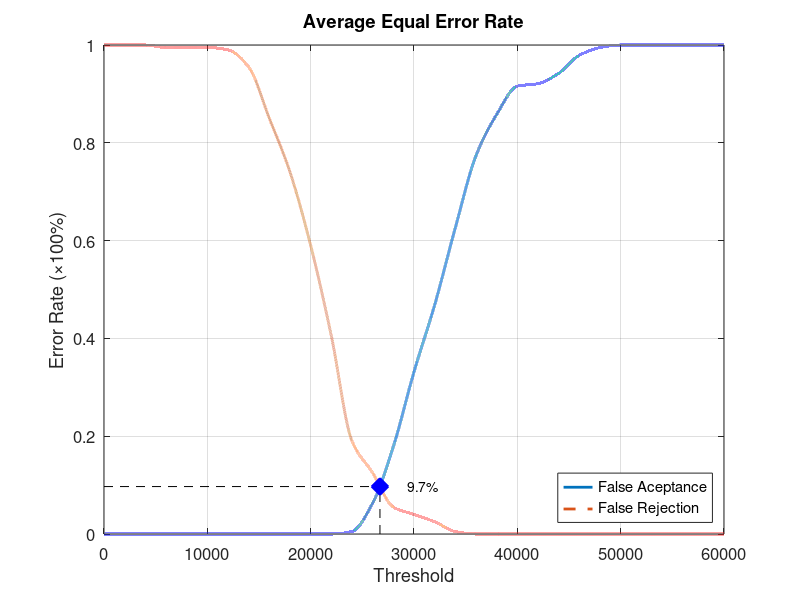
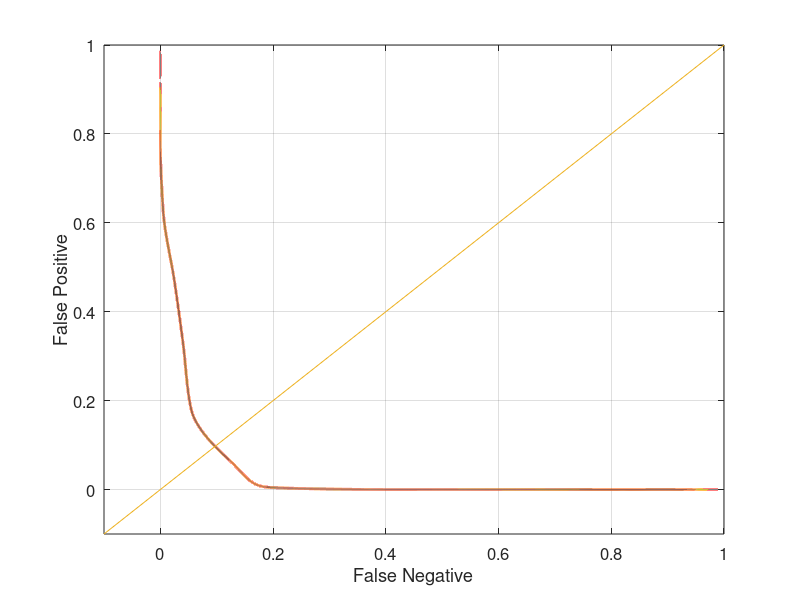

These charts were generated, in order, by the following MATLAB code:
function yEER = Database1_2
close all;
clear;
clc;
x = 0:2000:60000;
xq = 0:0.5:60000;

y0 = [0 0 0 0 0 0 0 0 0 0 0 0 0.00526316 0.0631579 0.178947 0.331579 0.468421 0.626316 0.773684 0.857895 0.915789 0.921053 0.942105 0.978947 0.994737 1 1 1 1 1 1];
yy0 = interp1(x, y0, xq, 'pchip');
y1 = [1 1 1 0.995 0.995 0.995 0.99 0.955 0.85 0.74 0.59 0.405 0.19 0.125 0.055 0.04 0.025 0.005 0 0 0 0 0 0 0 0 0 0 0 0 0];
yy1 = interp1(x, y1, xq, 'pchip');

% Calculating EER: 
y2 = abs(y0 - y1);
find(y2 == min(y2))
yy2 = abs(yy0 - yy1);
xEER = find(yy2 == min(yy2));
xEERIndex = xq(xEER) % X-axis EER
yEER = yy0(xEER) % Y-axis EER

main = figure
plot(xq, yy0,'-','LineWidth', 2);	hold on
plot(xq, yy1,'--','LineWidth', 2);	hold on
plot([xEERIndex xEERIndex], [0 yEER], 'k--');	hold on
plot([0 xEERIndex], [yEER yEER], 'k--');	hold on
plot(xEERIndex, yEER, 'bx', 'LineWidth', 10);	hold on
text(xEERIndex + 10 * xEERIndex / 100, yEER, [num2str(round((10000 * yEER)) / 100) '%'])
legend('False Aceptance', 'False Rejection', 'Location', 'SouthEast')
xlabel('Threshold')
ylabel('Error Rate (\times100%)')
title('Average Equal Error Rate')
set(gca, 'FontSize', 12)
axis([0 60000 0 1])
grid on

print(main, 'Database1_2Main', '-dpng');
FNRxFPR = figure('Color', [1 1 1]);
plot(yy1, yy0, '-', yy1, yy0, 'LineWidth', 2);
hold on
y = -0.1:0.1:1
plot(y, y); 
set(gca, 'FontSize', 12)
xlabel('False Negative')
ylabel('False Positive')
axis([-0.1 1 -0.1 1])
set(gca, 'FontSize', 12)
grid on

print(FNRxFPR, 'Database1_2FNRxFPR','-dpng');
end
